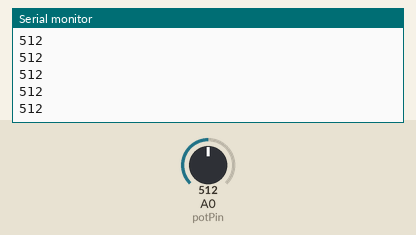
The sketch below on a simulated Arduino Uno, built with avr-gcc and run on an emulated ATmega328P. Shown: the last lines printed to the serial monitor. Inputs (shaded band) come from the test bench; at power-on: A0 (potPin) = 512.

Above: at 1.2 s.
1.3 s: A0 (potPin) set to 716
At 2.2 s:
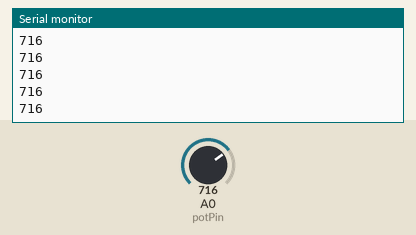
2.8 s: A0 (potPin) set to 900
At 3.7 s:
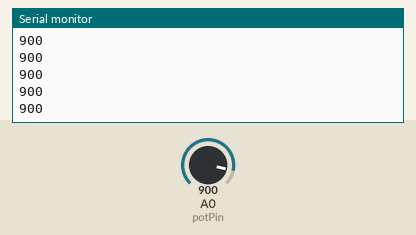
Timing chart, 0 to 5.8 s (numbered marks = the images above; inputs shaded):
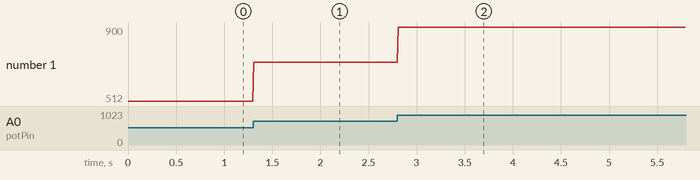

Measured:
- after the input at 1.3 s, the serial monitor: prints a new line at once (image 1)
- after the input at 2.8 s, the serial monitor: prints a new line at once (image 2)
- plotted number 1: 512 → 716 after the input at 1.3 s, 716 → 900 after the input at 2.8 s

The sketch:

analogInput_06.ino
```cpp
int potPin = A0; // what's the difference between an analog and a digital pin?

void setup()
{
  Serial.begin(9600);
  pinMode(potPin, INPUT);  // analog pins are set as INPUT automatically
}                          // so line 6 is actually redundant


void loop()
{
  int sensorValue = analogRead(potPin);
  Serial.println(sensorValue);
//
//  float sensorValue_volts = sensorValue * (5.0 / 1024.0);
//  Serial.println(sensorValue_volts);

  delay(10);
}
```
